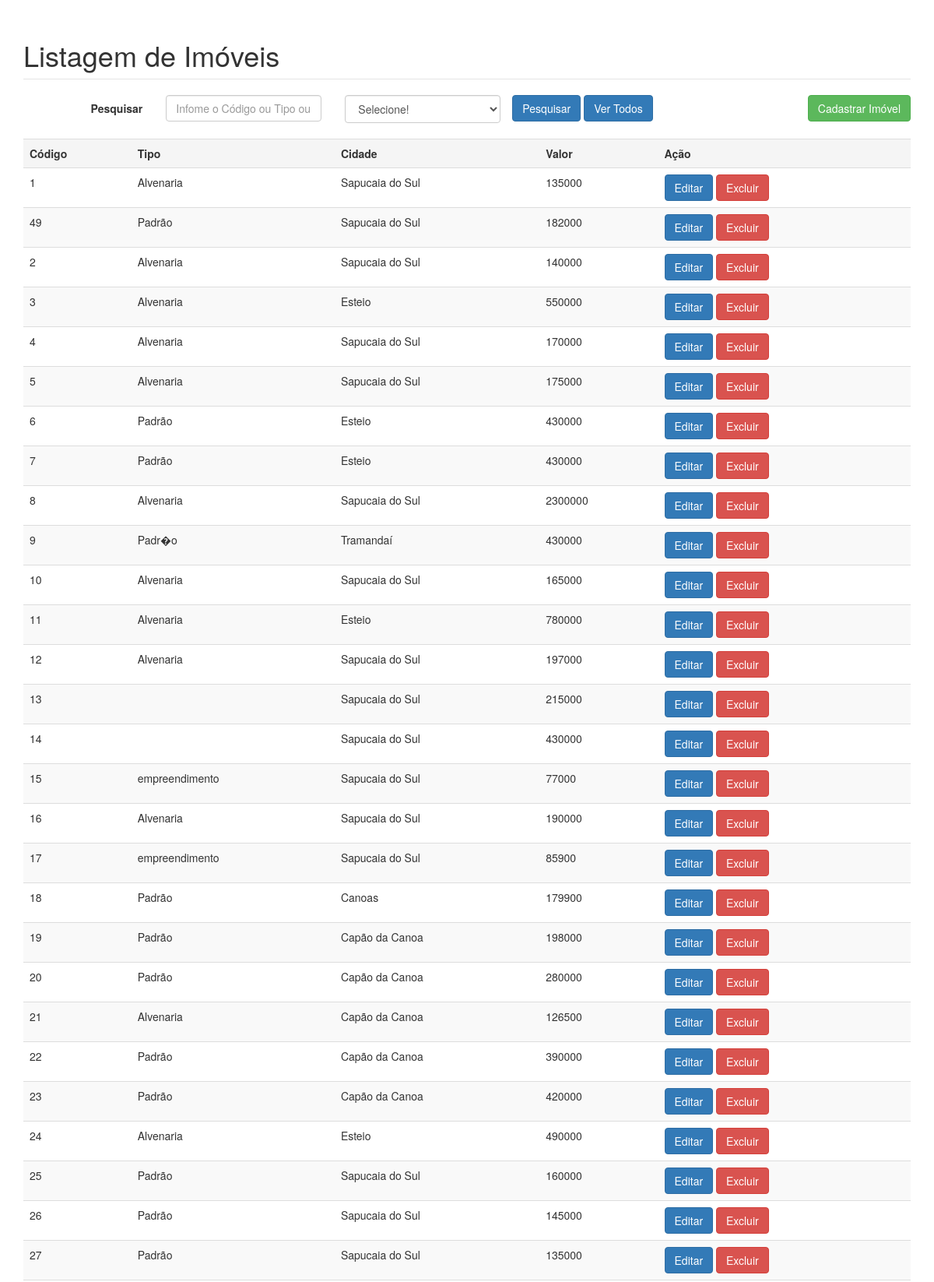
Page /sistema/imoveis/index.php (upper part) on the committed database.
### tables this page shows
CREATE TABLE IF NOT EXISTS `imovel` (
  `idimo` int(10) unsigned NOT NULL,
  `idusu` int(10) unsigned DEFAULT NULL,
  `ativo` tinyint(1) NOT NULL,
  `datacadimo` date DEFAULT NULL,
  `idcliven` int(10) unsigned DEFAULT NULL,
  `tipoimo` varchar(150) DEFAULT NULL,
  `tipo` varchar(100) NOT NULL,
  `lougradouro` varchar(200) NOT NULL,
  `numero` int(11) NOT NULL,
  `bloco` varchar(20) NOT NULL,
  `bairro` varchar(80) NOT NULL,
  `cidade` varchar(80) NOT NULL,
  `cep` varchar(15) NOT NULL,
  `estado` varchar(80) NOT NULL,
  `numdormimo` int(10) unsigned DEFAULT NULL,
  `areaimo` varchar(100) DEFAULT NULL,
  `vagasimo` int(10) unsigned DEFAULT NULL,
  `valorcondominioimo` varchar(100) DEFAULT NULL,
  `valoriptuimo` varchar(100) DEFAULT NULL,
  `piso` varchar(100) DEFAULT NULL,
  `tetoimo` varchar(100) DEFAULT NULL,
  `paredesimo` varchar(100) DEFAULT NULL,
  `hidraulicaimo` varchar(100) DEFAULT NULL,
  `arcondicionadoimo` varchar(100) DEFAULT NULL,
  `armariosimo` varchar(100) DEFAULT NULL,
  `salaofestaimo` varchar(100) DEFAULT NULL,
  `churrasqueiraimo` varchar(100) DEFAULT NULL,
  `portariaimo` varchar(100) DEFAULT NULL,
  `areaservicoimo` varchar(100) DEFAULT NULL,
  `piscinaimo` varchar(100) DEFAULT NULL,
  `academiaimo` varchar(100) DEFAULT NULL,
  `valorimo` varchar(100) DEFAULT NULL,
  `planoimo` varchar(100) DEFAULT NULL,
  `inclinadoimo` varchar(100) DEFAULT NULL,
  `gramadoimo` varchar(100) DEFAULT NULL,
  `calcadoimo` varchar(100) DEFAULT NULL,
  `comissaoimo` varchar(100) DEFAULT NULL,
  `valorvendaimo` decimal(10,0) DEFAULT NULL,
  `observacao1` varchar(255) DEFAULT NULL,
  `observacao2` varchar(255) DEFAULT NULL,
  `observacao3` varchar(255) NOT NULL,
  `medidasimo` varchar(100) DEFAULT NULL,
  `foto1` varchar(255) DEFAULT NULL,
  `foto2` varchar(255) DEFAULT NULL,
  `foto3` varchar(255) DEFAULT NULL,
  `foto4` varchar(255) DEFAULT NULL,
  `foto5` varchar(255) DEFAULT NULL,
  `destaqueimo` int(11) NOT NULL,
  `empreendimento` int(11) NOT NULL,
  `nomeempreendimento` varchar(200) NOT NULL,
  `numunidades` int(11) NOT NULL,
  `numandares` int(11) NOT NULL,
  `numpredios` int(11) NOT NULL,
  `aptosporandar` int(11) NOT NULL,
  `numlotes` int(11) NOT NULL,
  `esperasplit` varchar(3) NOT NULL,
  `sacada` varchar(3) NOT NULL,
  `quadraesporte` varchar(3) NOT NULL,
  `mcmv` varchar(3) NOT NULL,
  `idcap` int(11) DEFAULT NULL
);

### sistema/imoveis/index.php (the view, shortened to what this page needs)
<?php
$termo = (isset($_GET['termo'])) ? $_GET['termo'] : '';
if (empty($termo)):
	$conexao = conexao::getInstance();
	$sql = 'SELECT * FROM imovel';
	$stm = $conexao->prepare($sql);
	$stm->execute();
	$clientes = $stm->fetchAll(PDO::FETCH_OBJ);
endif;
?>
<!DOCTYPE html>
<html>
<head>
	<link rel="stylesheet" type="text/css" href="css/bootstrap.min.css">
	<link rel="stylesheet" type="text/css" href="css/custom.css">
</head>
<body>
	<div class='container'>
		<fieldset>
			<legend><h1>Listagem de Imóveis</h1></legend>
			<form action="" method="get" id='form-contato' class="form-horizontal col-md-10">
				<label class="col-md-2 control-label" for="termo">Pesquisar</label>
				<div class='col-md-3'>
			    	<input type="text" class="form-control" id="termo" name="termo" placeholder="Infome o Código ou Tipo ou Cidade ou Corretor ou Proprietário ou Valor">
				</div>
				<div class='col-md-3'>
						<select size="1" name="combo" class="form-control">
							<option selected value="1">Selecione!</option>
						</select>
						</div>
			    <button type="submit" class="btn btn-primary">Pesquisar</button>
			    <a href='index.php' class="btn btn-primary">Ver Todos</a>
			</form>
			<a href='cadastro.php' class="btn btn-success pull-right">Cadastrar Imóvel</a>
			<?php if(!empty($clientes)):?>
				<table class="table table-striped">
					<tr class='active'>
						<th>Código</th>
						<th>Tipo</th>
						<th>Cidade</th>
						<th>Valor</th>
						<th>Ação</th>
					</tr>
					<?php foreach($clientes as $cliente):?>
						<tr>
							<td><?=$cliente->idimo?></td>
							<td><?=$cliente->tipo?></td>
							<td><?=$cliente->cidade?></td>
							<td><?=$cliente->valorvendaimo?></td>
							<td>
								<a href='cadastro.php?idimo=<?=$cliente->idimo?>' class="btn btn-primary">Editar</a>
								<a href='excluir.php?idimo=<?=$cliente->idimo?>' class="btn btn-danger">Excluir</a>
							</td>
						</tr>
					<?php endforeach;?>
				</table>
			<?php else: ?>
				<h3 class="text-center text-primary">Não existem imóveis cadastrados!</h3>
			<?php endif; ?>
		</fieldset>
	</div>
</body>
</html>

### sistema/imoveis/css/custom.css (style rules this page uses)
fieldset { margin:1% auto; }
table { margin-top: 20px; }
.container { margin-top:20px; }

### rows in the picture
imovel: idimo "1", tipo "Alvenaria", cidade "Sapucaia do Sul", valorvendaimo "135000"
imovel: idimo "49", tipo "Padrão", cidade "Sapucaia do Sul", valorvendaimo "182000"
imovel: idimo "2", tipo "Alvenaria", cidade "Sapucaia do Sul", valorvendaimo "140000"
imovel: idimo "3", tipo "Alvenaria", cidade "Esteio", valorvendaimo "550000"
imovel: idimo "4", tipo "Alvenaria", cidade "Sapucaia do Sul", valorvendaimo "170000"
imovel: idimo "5", tipo "Alvenaria", cidade "Sapucaia do Sul", valorvendaimo "175000"
imovel: idimo "6", tipo "Padrão", cidade "Esteio", valorvendaimo "430000"
imovel: idimo "7", tipo "Padrão", cidade "Esteio", valorvendaimo "430000"
imovel: idimo "8", tipo "Alvenaria", cidade "Sapucaia do Sul", valorvendaimo "2300000"
imovel: idimo "9", tipo "Padr�o", cidade "Tramandaí", valorvendaimo "430000"
imovel: idimo "10", tipo "Alvenaria", cidade "Sapucaia do Sul", valorvendaimo "165000"
imovel: idimo "11", tipo "Alvenaria", cidade "Esteio", valorvendaimo "780000"
imovel: idimo "12", tipo "Alvenaria", cidade "Sapucaia do Sul", valorvendaimo "197000"
imovel: idimo "13", cidade "Sapucaia do Sul", valorvendaimo "215000"
imovel: idimo "14", cidade "Sapucaia do Sul", valorvendaimo "430000"
imovel: idimo "15", tipo "empreendimento", cidade "Sapucaia do Sul", valorvendaimo "77000"
imovel: idimo "16", tipo "Alvenaria", cidade "Sapucaia do Sul", valorvendaimo "190000"
imovel: idimo "17", tipo "empreendimento", cidade "Sapucaia do Sul", valorvendaimo "85900"
imovel: idimo "18", tipo "Padrão", cidade "Canoas", valorvendaimo "179900"
imovel: idimo "19", tipo "Padrão", cidade "Capão da Canoa", valorvendaimo "198000"
imovel: idimo "20", tipo "Padrão", cidade "Capão da Canoa", valorvendaimo "280000"
imovel: idimo "21", tipo "Alvenaria", cidade "Capão da Canoa", valorvendaimo "126500"
imovel: idimo "22", tipo "Padrão", cidade "Capão da Canoa", valorvendaimo "390000"
imovel: idimo "23", tipo "Padrão", cidade "Capão da Canoa", valorvendaimo "420000"
imovel: idimo "24", tipo "Alvenaria", cidade "Esteio", valorvendaimo "490000"
imovel: idimo "25", tipo "Padrão", cidade "Sapucaia do Sul", valorvendaimo "160000"
imovel: idimo "26", tipo "Padrão", cidade "Sapucaia do Sul", valorvendaimo "145000"
imovel: idimo "27", tipo "Padrão", cidade "Sapucaia do Sul", valorvendaimo "135000"
